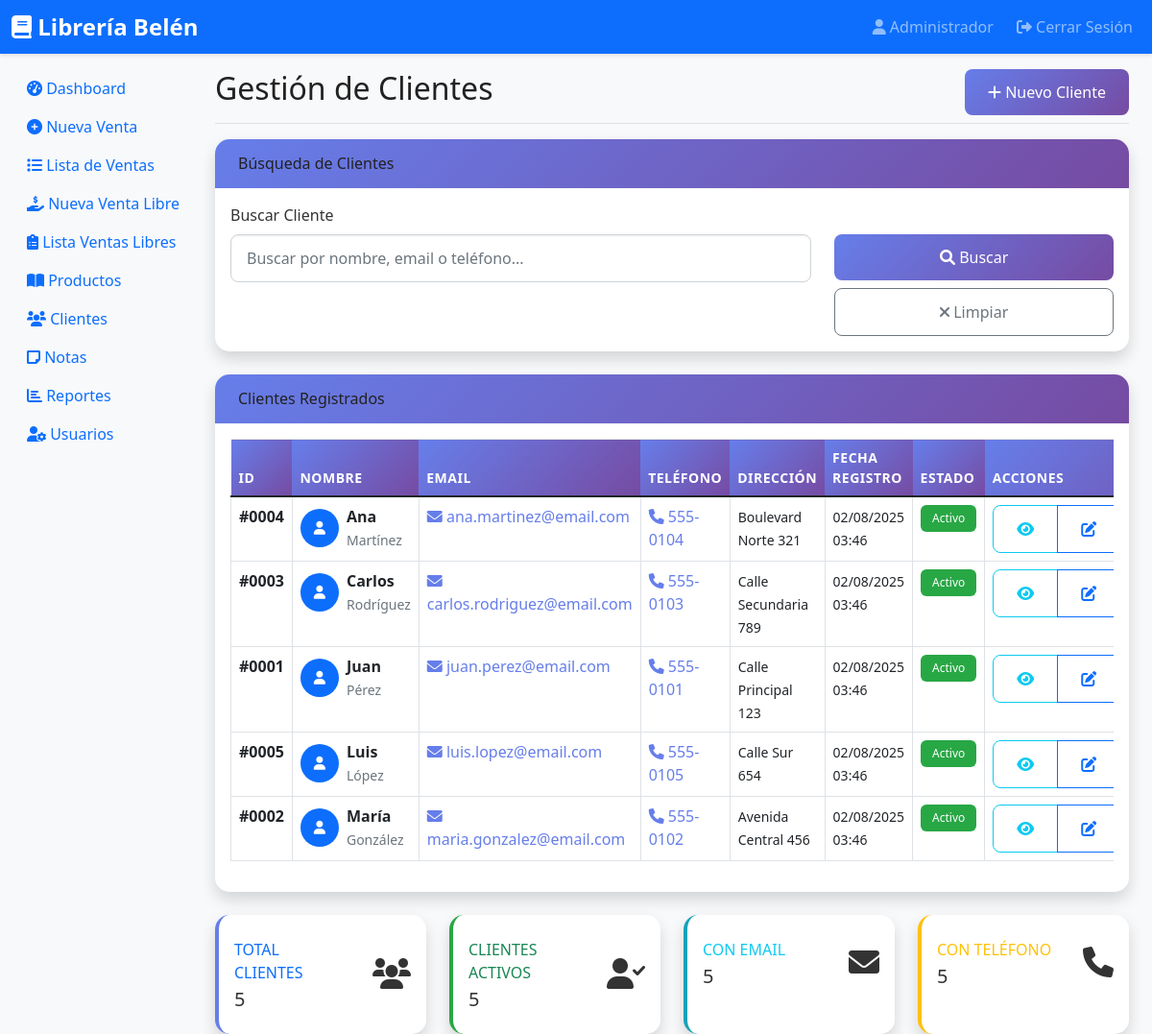
The app's page /clientes/lista_clientes.php (signed in) with its own data.
### tables this page shows
CREATE TABLE clientes (
    id INT AUTO_INCREMENT PRIMARY KEY,
    nombre VARCHAR(100) NOT NULL,
    apellido VARCHAR(100),
    email VARCHAR(150) UNIQUE,
    telefono VARCHAR(20),
    direccion TEXT,
    ciudad VARCHAR(100),
    codigo_postal VARCHAR(10),
    fecha_nacimiento DATE,
    activo BOOLEAN DEFAULT TRUE,
    fecha_registro TIMESTAMP DEFAULT CURRENT_TIMESTAMP,
    fecha_actualizacion TIMESTAMP DEFAULT CURRENT_TIMESTAMP ON UPDATE CURRENT_TIMESTAMP,
    INDEX idx_nombre (nombre),
    INDEX idx_email (email),
    INDEX idx_telefono (telefono)
);

### clientes/lista_clientes.php (the view, shortened to what the rows shown need)
<?php
require_once '../includes/functions.php';
$search = isset($_GET['search']) ? $_GET['search'] : '';
$clientes = getClientes($search);
?>
<!DOCTYPE html>
<html lang="es">
<head>
    <link href="https://cdn.jsdelivr.net/npm/bootstrap@5.1.3/dist/css/bootstrap.min.css" rel="stylesheet">
    <link href="https://cdnjs.cloudflare.com/ajax/libs/font-awesome/6.0.0/css/all.min.css" rel="stylesheet">
    <link href="../assets/css/style.css" rel="stylesheet">
</head>
<body>
    <div class="container-fluid">
        <div class="row">
            <main class="col-md-9 ms-sm-auto col-lg-10 px-md-4">
                <div class="d-flex justify-content-between flex-wrap flex-md-nowrap align-items-center pt-3 pb-2 mb-3 border-bottom">
                    <h1 class="h2">Gestión de Clientes</h1>
                </div>
                <div class="card shadow mb-4">
                    <div class="card-body">
                        <?php if (empty($clientes)): ?>
                            <div class="alert alert-info text-center">
                                <i class="fas fa-info-circle"></i> No se encontraron clientes con los filtros aplicados.
                                <br><br>
                                <a href="nuevo_cliente.php" class="btn btn-primary">
                                    <i class="fas fa-plus"></i> Agregar Primer Cliente
                                </a>
                            </div>
                        <?php else: ?>
                            <div class="table-responsive">
                                <table class="table table-bordered table-hover">
                                    <thead>
                                        <tr>
                                            <th>ID</th>
                                            <th>Nombre</th>
                                            <th>Email</th>
                                            <th>Teléfono</th>
                                            <th>Dirección</th>
                                            <th>Fecha Registro</th>
                                            <th>Estado</th>
                                            <th>Acciones</th>
                                        </tr>
                                    </thead>
                                    <tbody>
                                        <?php foreach ($clientes as $cliente): ?>
                                            <tr>
                                                <td>
                                                    <strong>#<?php echo str_pad($cliente['id'], 4, '0', STR_PAD_LEFT); ?></strong>
                                                </td>
                                                <td>
                                                    <div class="d-flex align-items-center">
                                                        <div class="avatar-sm bg-primary text-white rounded-circle d-flex align-items-center justify-content-center me-2">
                                                            <i class="fas fa-user"></i>
                                                        </div>
                                                        <div>
                                                            <strong><?php echo htmlspecialchars($cliente['nombre']); ?></strong>
                                                            <?php if (!empty($cliente['apellido'])): ?>
                                                                <br><small class="text-muted"><?php echo htmlspecialchars($cliente['apellido']); ?></small>
                                                            <?php endif; ?>
                                                        </div>
                                                    </div>
                                                </td>
                                                <td>
                                                    <?php if (!empty($cliente['email'])): ?>
                                                        <a href="mailto:<?php echo htmlspecialchars($cliente['email']); ?>" class="text-decoration-none">
                                                            <i class="fas fa-envelope"></i> <?php echo htmlspecialchars($cliente['email']); ?>
                                                        </a>
                                                    <?php else: ?>
                                                        <span class="text-muted">No registrado</span>
                                                    <?php endif; ?>
                                                </td>
                                                <td>
                                                    <?php if (!empty($cliente['telefono'])): ?>
                                                        <a href="tel:<?php echo htmlspecialchars($cliente['telefono']); ?>" class="text-decoration-none">
                                                            <i class="fas fa-phone"></i> <?php echo htmlspecialchars($cliente['telefono']); ?>
                                                        </a>
                                                    <?php else: ?>
                                                        <span class="text-muted">No registrado</span>
                                                    <?php endif; ?>
                                                </td>
                                                <td>
                                                    <?php if (!empty($cliente['direccion'])): ?>
                                                        <small><?php echo htmlspecialchars(substr($cliente['direccion'], 0, 50)); ?><?php echo strlen($cliente['direccion']) > 50 ? '...' : ''; ?></small>
                                                    <?php else: ?>
                                                        <span class="text-muted">No registrada</span>
                                                    <?php endif; ?>
                                                </td>
                                                <td>
                                                    <small><?php echo formatearFecha($cliente['fecha_registro']); ?></small>
                                                </td>
                                                <td>
                                                    <?php if ($cliente['activo']): ?>
                                                        <span class="badge bg-success">Activo</span>
                                                    <?php else: ?>
                                                        <span class="badge bg-danger">Inactivo</span>
                                                    <?php endif; ?>
                                                </td>
                                                <td>
                                                    <div class="btn-group" role="group">
                                                        <a href="ver_cliente.php?id=<?php echo $cliente['id']; ?>"
                                                           class="btn btn-sm btn-outline-info"
                                                           data-bs-toggle="tooltip" title="Ver Detalle">
                                                            <i class="fas fa-eye"></i>
                                                        </a>
                                                        <a href="editar_cliente.php?id=<?php echo $cliente['id']; ?>"
                                                           class="btn btn-sm btn-outline-primary"
                                                           data-bs-toggle="tooltip" title="Editar">
                                                            <i class="fas fa-edit"></i>
                                                        </a>
                                                    </div>
                                                </td>
                                            </tr>
                                        <?php endforeach; ?>
                                    </tbody>
                                </table>
                            </div>
                        <?php endif; ?>
                    </div>
                </div>
            </main>
        </div>
    </div>
    <?php include '../includes/footer.php'; ?>
</body>
</html>

### records on screen
clientes: id "0004", nombre "Ana", apellido "Martínez", email "ana.martinez@email.com", telefono "555-0104", direccion "Boulevard Norte 321", fecha_registro "02/08/2025 03:46", activo "Activo"
clientes: id "0003", nombre "Carlos", apellido "Rodríguez", email "carlos.rodriguez@email.com", telefono "555-0103", direccion "Calle Secundaria 789", fecha_registro "02/08/2025 03:46", activo "Activo"
clientes: id "0001", nombre "Juan", apellido "Pérez", email "juan.perez@email.com", telefono "555-0101", direccion "Calle Principal 123", fecha_registro "02/08/2025 03:46", activo "Activo"
clientes: id "0005", nombre "Luis", apellido "López", email "luis.lopez@email.com", telefono "555-0105", direccion "Calle Sur 654", fecha_registro "02/08/2025 03:46", activo "Activo"
clientes: id "0002", nombre "María", apellido "González", email "maria.gonzalez@email.com", telefono "555-0102", direccion "Avenida Central 456", fecha_registro "02/08/2025 03:46", activo "Activo"

### other values on screen
$user_name "Administrador"
count($clientes) "5"
count(array_filter($clientes, function($c) { return $c['activo']; })) "5"
